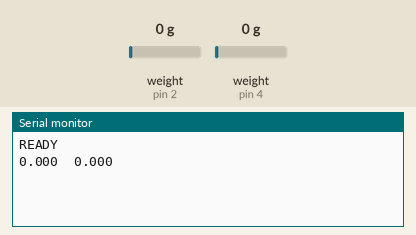
Simulated run of this sketch. Board: Arduino Uno, built with avr-gcc and run on an emulated ATmega328P. On the bench: the last lines printed to the serial monitor. The test bench sets the inputs (shaded band); at power-on: weight on the scale (sensors on pin 2, pin 4) 0 g.

Above: at 6.8 s.
6.9 s: weight on the scale (sensor on pin 2) set to 100 g
At 8.7 s:
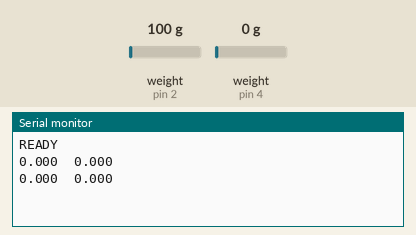
12.3 s: weight on the scale (sensor on pin 4) set to 100 g
At 17.2 s:
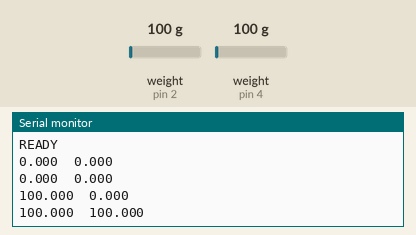
17.7 s: weight on the scale (sensor on pin 2) set to 1250 g
At 20.8 s:
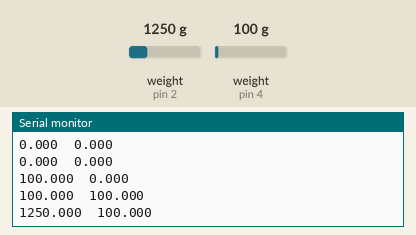
23.1 s: weight on the scale (sensor on pin 4) set to 1250 g
At 24.5 s:
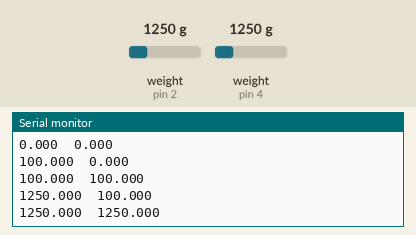
Timing chart, 0 to 26.1 s (numbered marks = the images above; inputs shaded):
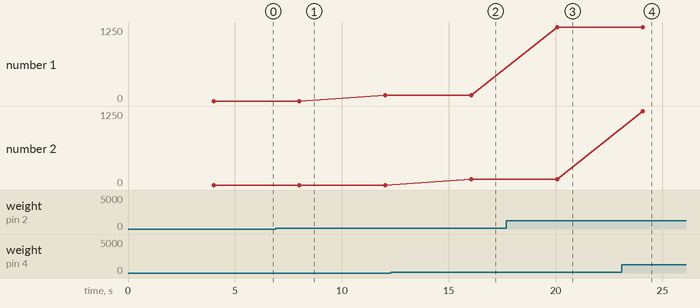

The sketch:

loadcell_measure_claude.ino
```cpp
#include <HX711.h>

const int DOUT_PIN1 = 2;
const int SCK_PIN1 = 3;
const int DOUT_PIN2 = 4;
const int SCK_PIN2 = 5;

const float SCALE_FACTOR_1 = 989.0834;
const float SCALE_FACTOR_2 = 994.6169;

const long OFFSET_1 = 78463L;
const long OFFSET_2 = 17988L;

HX711 scale1, scale2;

void setup() {
  Serial.begin(115200);
  while (!Serial);

  scale1.begin(DOUT_PIN1, SCK_PIN1);
  scale2.begin(DOUT_PIN2, SCK_PIN2);

  scale1.set_scale(SCALE_FACTOR_1);
  scale2.set_scale(SCALE_FACTOR_2);

  scale1.set_offset(OFFSET_1);
  scale2.set_offset(OFFSET_2);

  Serial.println("READY");
}

void loop() {

    if(scale1.is_ready() && scale2.is_ready())
    {
      float w1 = scale1.get_units(20);
      float w2 = scale2.get_units(20);

      Serial.print(w1, 3);
      Serial.print('\t');
      Serial.println(w2, 3);
      delay(15);
    }
}
```

Measured:
- after the input at 12.3 s, the serial monitor: prints a new line after 3.8 s (image 2)
- after the input at 17.7 s, the serial monitor: prints a new line after 2.4 s (image 3)
- after the input at 23.1 s, the serial monitor: prints a new line after 0.98 s (image 4)
- plotted number 1: 0 → 100 after the input at 6.9 s, 100 → 1250 after the input at 17.7 s
